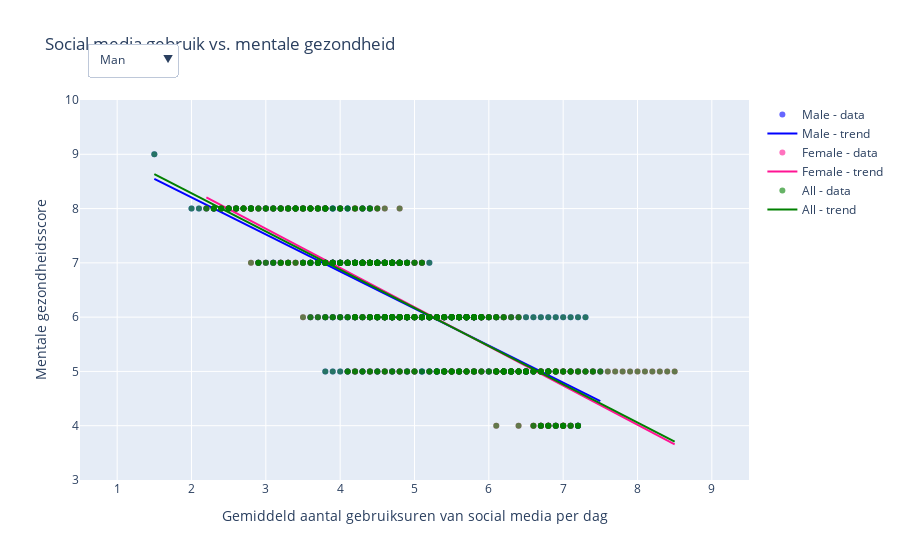

Notebook cell for this chart:
### Markdown cell above
Studenten zijn al langer bekend om gevoelig te zijn voor mentale stoornissen. Door hoge studielast, sociale druk en financiële moeilijkheden staan zijn erg onder druk. Ook zijn jongeren meer actief op sociale media en worden daardoor ook beïnvloed. Veel studenten geven aan dat hun studieprestaties negatief worden beïnvloed door sociale media. Studenten die aangeven academisch beïnvloed te worden, gebruiken sociale media vaker.

### Code cell
import pandas as pd
import numpy as np
import plotly.graph_objects as go
import os
import kagglehub
from plotly.offline import init_notebook_mode
init_notebook_mode(connected=True)

path = kagglehub.dataset_download("adilshamim8/social-media-addiction-vs-relationships")
csv_path = os.path.join(path, "Students Social Media Addiction.csv")
df = pd.read_csv(csv_path)
df = df.dropna(subset=["Avg_Daily_Usage_Hours", "Mental_Health_Score", "Gender"])

genders = ["Male", "Female"]
colors = {"Male": "blue", "Female": "deeppink", "All": "green"}

# Functie om scatter + regressielijn trace te maken
def get_traces(gender=None):
    if gender:
        d = df[df["Gender"] == gender]
        label = gender
    else:
        d = df
        label = "All"

    # Regressielijn berekenen
    x = d["Avg_Daily_Usage_Hours"]
    y = d["Mental_Health_Score"]
    slope, intercept = np.polyfit(x, y, 1)
    x_vals = np.linspace(x.min(), x.max(), 100)
    y_vals = slope * x_vals + intercept

    # Scatter trace
    scatter = go.Scatter(
        x=x, y=y,
        mode='markers',
        name=f"{label} - data",
        marker=dict(color=colors[label], opacity=0.6),
        showlegend=True
    )

    # Lijn trace
    line = go.Scatter(
        x=x_vals, y=y_vals,
        mode='lines',
        name=f"{label} - trend",
        line=dict(color=colors[label], width=2),
        showlegend=True
    )

    return scatter, line

# Maak alle traces aan (elk 2: scatter + line)
male_traces = get_traces("Male")
female_traces = get_traces("Female")
all_traces = get_traces(None)
all_plot_traces = [*male_traces, *female_traces, *all_traces]

# Vaste assen bepalen op basis van hele dataset
x_min = df["Avg_Daily_Usage_Hours"].min()
x_max = df["Avg_Daily_Usage_Hours"].max()
y_min = df["Mental_Health_Score"].min()
y_max = df["Mental_Health_Score"].max()

# Dropdown menu zonder title updates
buttons = [
    dict(label="Man",
         method="update",
         args=[{"visible": [True, True, False, False, False, False]}]),
    dict(label="Vrouw",
         method="update",
         args=[{"visible": [False, False, True, True, False, False]}]),
    dict(label="Iedereen",
         method="update",
         args=[{"visible": [False, False, False, False, True, True]}])
]

# Plot figuur
fig = go.Figure(data=all_plot_traces)

fig.update_layout(
    title={"text": "Social media gebruik vs. mentale gezondheid"},
    xaxis=dict(
        title="Gemiddeld aantal gebruiksuren van social media per dag",
        range=[x_min - 1, x_max + 1],  # iets marge
        dtick=1,
        fixedrange=True
    ),
    yaxis=dict(
        title="Mentale gezondheidsscore",
        range=[y_min - 1, y_max + 1],
        dtick=1,
        fixedrange=True
    ),
    updatemenus=[dict(
        active=0,
        buttons=buttons,
        direction="down",
        showactive=True,
        x=0.01,              
        xanchor="left",
        y=1.15,             
        yanchor="top"
    )]
)

fig.show()

### Figure 1 — Plotly figure (JSON) as saved in the notebook; plotly's stock layout.template omitted (floating-point values rounded to 4 significant figures; data arrays with more than 128 entries replaced by an {"elided": "..."} marker saying what was removed)
{"data": [{"marker": {"color": "blue", "opacity": 0.6}, "mode": "markers", "name": "Male - data", "showlegend": true, "type": "scatter", "x": {"elided": "352 float values"}, "y": {"elided": "352 int values"}}, {"line": {"color": "blue", "width": 2}, "mode": "lines", "name": "Male - trend", "showlegend": true, "type": "scatter", "x": [1.5, 1.561, 1.621, 1.682, 1.742, 1.803, 1.864, 1.924, 1.985, 2.045, 2.106, 2.167, 2.227, 2.288, 2.348, 2.409, 2.47, 2.53, 2.591, 2.652, 2.712, 2.773, 2.833, 2.894, 2.955, 3.015, 3.076, 3.136, 3.197, 3.258, 3.318, 3.379, 3.439, 3.5, 3.561, 3.621, 3.682, 3.742, 3.803, 3.864, 3.924, 3.985, 4.045, 4.106, 4.167, 4.227, 4.288, 4.348, 4.409, 4.47, 4.53, 4.591, 4.652, 4.712, 4.773, 4.833, 4.894, 4.955, 5.015, 5.076, 5.136, 5.197, 5.258, 5.318, 5.379, 5.439, 5.5, 5.561, 5.621, 5.682, 5.742, 5.803, 5.864, 5.924, 5.985, 6.045, 6.106, 6.167, 6.227, 6.288, 6.348, 6.409, 6.47, 6.53, 6.591, 6.652, 6.712, 6.773, 6.833, 6.894, 6.955, 7.015, 7.076, 7.136, 7.197, 7.258, 7.318, 7.379, 7.439, 7.5], "y": [8.548, 8.507, 8.465, 8.424, 8.382, 8.341, 8.3, 8.258, 8.217, 8.176, 8.134, 8.093, 8.052, 8.01, 7.969, 7.928, 7.886, 7.845, 7.804, 7.762, 7.721, 7.679, 7.638, 7.597, 7.555, 7.514, 7.473, 7.431, 7.39, 7.349, 7.307, 7.266, 7.225, 7.183, 7.142, 7.101, 7.059, 7.018, 6.976, 6.935, 6.894, 6.852, 6.811, 6.77, 6.728, 6.687, 6.646, 6.604, 6.563, 6.522, 6.48, 6.439, 6.398, 6.356, 6.315, 6.273, 6.232, 6.191, 6.149, 6.108, 6.067, 6.025, 5.984, 5.943, 5.901, 5.86, 5.819, 5.777, 5.736, 5.695, 5.653, 5.612, 5.57, 5.529, 5.488, 5.446, 5.405, 5.364, 5.322, 5.281, 5.24, 5.198, 5.157, 5.116, 5.074, 5.033, 4.992, 4.95, 4.909, 4.867, 4.826, 4.785, 4.743, 4.702, 4.661, 4.619, 4.578, 4.537, 4.495, 4.454]}, {"marker": {"color": "deeppink", "opacity": 0.6}, "mode": "markers", "name": "Female - data", "showlegend": true, "type": "scatter", "x": {"elided": "353 float values"}, "y": {"elided": "353 int values"}}, {"line": {"color": "deeppink", "width": 2}, "mode": "lines", "name": "Female - trend", "showlegend": true, "type": "scatter", "x": [2.2, 2.264, 2.327, 2.391, 2.455, 2.518, 2.582, 2.645, 2.709, 2.773, 2.836, 2.9, 2.964, 3.027, 3.091, 3.155, 3.218, 3.282, 3.345, 3.409, 3.473, 3.536, 3.6, 3.664, 3.727, 3.791, 3.855, 3.918, 3.982, 4.045, 4.109, 4.173, 4.236, 4.3, 4.364, 4.427, 4.491, 4.555, 4.618, 4.682, 4.745, 4.809, 4.873, 4.936, 5.0, 5.064, 5.127, 5.191, 5.255, 5.318, 5.382, 5.445, 5.509, 5.573, 5.636, 5.7, 5.764, 5.827, 5.891, 5.955, 6.018, 6.082, 6.145, 6.209, 6.273, 6.336, 6.4, 6.464, 6.527, 6.591, 6.655, 6.718, 6.782, 6.845, 6.909, 6.973, 7.036, 7.1, 7.164, 7.227, 7.291, 7.355, 7.418, 7.482, 7.545, 7.609, 7.673, 7.736, 7.8, 7.864, 7.927, 7.991, 8.055, 8.118, 8.182, 8.245, 8.309, 8.373, 8.436, 8.5], "y": [8.206, 8.16, 8.114, 8.068, 8.022, 7.976, 7.93, 7.884, 7.838, 7.792, 7.746, 7.7, 7.654, 7.608, 7.562, 7.516, 7.47, 7.424, 7.378, 7.332, 7.287, 7.241, 7.195, 7.149, 7.103, 7.057, 7.011, 6.965, 6.919, 6.873, 6.827, 6.781, 6.735, 6.689, 6.643, 6.597, 6.551, 6.505, 6.459, 6.413, 6.367, 6.321, 6.276, 6.23, 6.184, 6.138, 6.092, 6.046, 6.0, 5.954, 5.908, 5.862, 5.816, 5.77, 5.724, 5.678, 5.632, 5.586, 5.54, 5.494, 5.448, 5.402, 5.356, 5.31, 5.265, 5.219, 5.173, 5.127, 5.081, 5.035, 4.989, 4.943, 4.897, 4.851, 4.805, 4.759, 4.713, 4.667, 4.621, 4.575, 4.529, 4.483, 4.437, 4.391, 4.345, 4.299, 4.254, 4.208, 4.162, 4.116, 4.07, 4.024, 3.978, 3.932, 3.886, 3.84, 3.794, 3.748, 3.702, 3.656]}, {"marker": {"color": "green", "opacity": 0.6}, "mode": "markers", "name": "All - data", "showlegend": true, "type": "scatter", "x": {"elided": "705 float values"}, "y": {"elided": "705 int values"}}, {"line": {"color": "green", "width": 2}, "mode": "lines", "name": "All - trend", "showlegend": true, "type": "scatter", "x": [1.5, 1.571, 1.641, 1.712, 1.783, 1.854, 1.924, 1.995, 2.066, 2.136, 2.207, 2.278, 2.348, 2.419, 2.49, 2.561, 2.631, 2.702, 2.773, 2.843, 2.914, 2.985, 3.056, 3.126, 3.197, 3.268, 3.338, 3.409, 3.48, 3.551, 3.621, 3.692, 3.763, 3.833, 3.904, 3.975, 4.045, 4.116, 4.187, 4.258, 4.328, 4.399, 4.47, 4.54, 4.611, 4.682, 4.753, 4.823, 4.894, 4.965, 5.035, 5.106, 5.177, 5.247, 5.318, 5.389, 5.46, 5.53, 5.601, 5.672, 5.742, 5.813, 5.884, 5.955, 6.025, 6.096, 6.167, 6.237, 6.308, 6.379, 6.449, 6.52, 6.591, 6.662, 6.732, 6.803, 6.874, 6.944, 7.015, 7.086, 7.157, 7.227, 7.298, 7.369, 7.439, 7.51, 7.581, 7.652, 7.722, 7.793, 7.864, 7.934, 8.005, 8.076, 8.146, 8.217, 8.288, 8.359, 8.429, 8.5], "y": [8.634, 8.584, 8.534, 8.484, 8.435, 8.385, 8.335, 8.285, 8.236, 8.186, 8.136, 8.086, 8.036, 7.987, 7.937, 7.887, 7.837, 7.788, 7.738, 7.688, 7.638, 7.588, 7.539, 7.489, 7.439, 7.389, 7.34, 7.29, 7.24, 7.19, 7.14, 7.091, 7.041, 6.991, 6.941, 6.892, 6.842, 6.792, 6.742, 6.692, 6.643, 6.593, 6.543, 6.493, 6.444, 6.394, 6.344, 6.294, 6.244, 6.195, 6.145, 6.095, 6.045, 5.996, 5.946, 5.896, 5.846, 5.796, 5.747, 5.697, 5.647, 5.597, 5.548, 5.498, 5.448, 5.398, 5.348, 5.299, 5.249, 5.199, 5.149, 5.1, 5.05, 5.0, 4.95, 4.9, 4.851, 4.801, 4.751, 4.701, 4.651, 4.602, 4.552, 4.502, 4.452, 4.403, 4.353, 4.303, 4.253, 4.203, 4.154, 4.104, 4.054, 4.004, 3.955, 3.905, 3.855, 3.805, 3.755, 3.706]}], "layout": {"title": {"text": "Social media gebruik vs. mentale gezondheid"}, "updatemenus": [{"active": 0, "buttons": [{"args": [{"visible": [true, true, false, false, false, false]}], "label": "Man", "method": "update"}, {"args": [{"visible": [false, false, true, true, false, false]}], "label": "Vrouw", "method": "update"}, {"args": [{"visible": [false, false, false, false, true, true]}], "label": "Iedereen", "method": "update"}], "direction": "down", "showactive": true, "x": 0.01, "xanchor": "left", "y": 1.15, "yanchor": "top"}], "xaxis": {"dtick": 1, "fixedrange": true, "range": [0.5, 9.5], "title": {"text": "Gemiddeld aantal gebruiksuren van social media per dag"}}, "yaxis": {"dtick": 1, "fixedrange": true, "range": [3, 10], "title": {"text": "Mentale gezondheidsscore"}}}}
